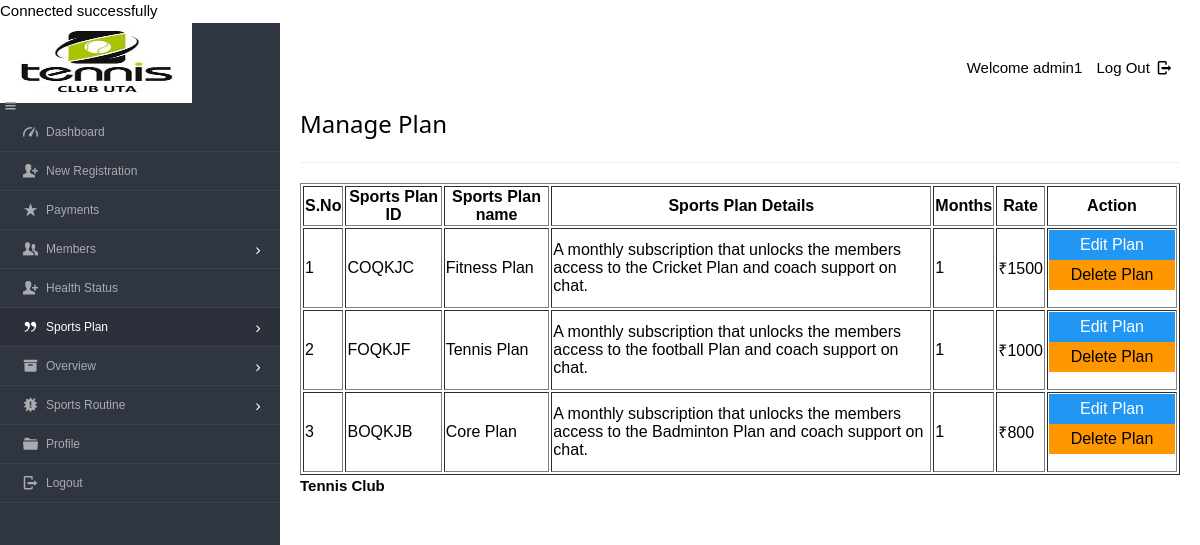
The page /dashboard/admin/view_plan.php (signed in) on the database its author committed.
### tables this page shows
CREATE TABLE `plan` (
`pid` varchar(8),
`planName` varchar(20),
`description` varchar(200),
`validity` varchar(20),
`amount` int(10) NOT NULL,
`active` varchar(255),
PRIMARY KEY (`pid`) USING BTREE,
INDEX `pid`(`pid`) USING BTREE
);

### dashboard/admin/view_plan.php (the view, shortened to what this page needs)
<?php
require '../../include/db_conn.php';
?>
<!DOCTYPE html>
<html lang="en">
<head>
    <link rel="stylesheet" href="../../css/style.css"  id="style-resource-5">
    <link rel="stylesheet" href="../../css/dashMain.css">
    <link rel="stylesheet" type="text/css" href="../../css/entypo.css">
	<link href="a1style.css" rel="stylesheet" type="text/css">
</head>
     <body class="page-body  page-fade" onload="collapseSidebar()">
    	<div class="page-container sidebar-collapsed" id="navbarcollapse">
		<div class="sidebar-menu">
			<header class="logo1-env">
			<div class="logo1">
				<a href="main.php">
					<img src="logo1.jpg" alt="" width="192" height="80" />
				</a>
			</div>
					<div class="sidebar-collapse" onclick="collapseSidebar()">
				<a href="#" class="sidebar-collapse-icon with-animation">
					<i class="entypo-menu"></i>
				</a>
			</div>
			</header>
    		<?php include('nav.php'); ?>
    	</div>
    		<div class="main-content">
				<div class="row">
					<div class="col-md-6 col-sm-8 clearfix">
					</div>
					<div class="col-md-6 col-sm-4 clearfix hidden-xs">
						<ul class="list-inline links-list pull-right">
							<li>Welcome <?php echo $_SESSION['full_name']; ?>
							</li>
							<li>
								<a href="logout.php">
									Log Out <i class="entypo-logout right"></i>
								</a>
							</li>
						</ul>
					</div>
				</div>
		<h3>Manage Plan</h3>
		<hr />
		<table class="table table-bordered datatable" id="table-1" border=1>
			<thead>
				<tr>
					<th>S.No</th>
					<th>Sports Plan ID</th>
					<th>Sports Plan name</th>
					<th>Sports Plan Details</th>
					<th>Months</th>
					<th>Rate</th>
					<th>Action</th>
				</tr>
			</thead>
				<tbody>
					<?php
					$query  = "select * from plan where active='yes' ORDER BY amount DESC";
					$result = mysqli_query($conn, $query);
					$sno    = 1;
					if (mysqli_affected_rows($conn) != 0) {
					    while ($row = mysqli_fetch_array($result, MYSQLI_ASSOC)) {
					        $msgid = $row['pid'];
					        echo "<tr><td>" . $sno . "</td>";
					        echo "<td>" . $row['pid'] . "</td>";
					        echo "<td>" . $row['planName'] . "</td>";
					        echo "<td width='380'>" . $row['description'] . "</td>";
					        echo "<td>" . $row['validity'] . "</td>";
					        echo "<td>₹" . $row['amount'] . "</td>";
					        $sno++;
					        echo '<td><a href=edit_plan.php?id="'.$row['pid'].'"><input type="button" class="a1-btn a1-blue" id="boxxe" style="width:100%" value="Edit Plan" ></a><form action="del_plan.php" method="post" onSubmit="return ConfirmDelete();"><input type="hidden" name="name" value="' . $msgid .'"/><input type="submit" id="button1" value="Delete Plan" class="a1-btn a1-orange"/></form></td></tr>';
					    }
					}
					?>
				</tbody>
		</table>
<?php include('footer.php'); ?>
    	</div>
    </body>
</html>

### dashboard/admin/nav.php (shortened to what this page needs)
<ul id="main-menu" class="" >
    <li id="dash"><a href="index.php"><i class="entypo-gauge"></i><span>Dashboard</span></a></li>
	<li id="regis"><a href="new_entry.php"><i class="entypo-user-add"></i><span>New Registration</span></a>
	<li id="paymnt"><a href="payments.php"><i class="entypo-star"></i><span>Payments</span></a></li>
	<li class="" id="hassubopen"><a href="#" onclick="memberExpand(1)"><i class="entypo-users"></i><span>Members</span></a>
	</li>
	<li id="health_status"><a href="new_health_status.php"><i class="entypo-user-add"></i><span>Health Status</span></a>
		<li class="" id="planhassubopen"><a href="#" onclick="memberExpand(2)"><i class="entypo-quote"></i><span>Sports Plan</span></a>
	<li class="" id="overviewhassubopen"><a href="#" onclick="memberExpand(3)"><i class="entypo-box"></i><span>Overview</span></a>
	<li class="" id="routinehassubopen"><a href="#" onclick="memberExpand(4)"><i class="entypo-alert"></i><span>Sports Routine</span></a>
	</li>
	<li id="adminprofile"><a href="more-userprofile.php"><i class="entypo-folder"></i><span>Profile</span></a></li>
	<li><a href="logout.php"><i class="entypo-logout"></i><span>Logout</span></a></li>
</ul>

### dashboard/admin/footer.php
<footer class="main"><strong>Tennis Club </strong></footer>

### css/style.css (style rules this page uses)
html { font-size: 62.5%; font-family: sans-serif; }
div { display: block; }
body { font-family: "Noto Sans", sans-serif, "Helvetica Neue", Helvetica, Arial, sans-serif; font-size: 12px; line-height: 1.428571429; display: block; margin: 0; }
*, *:before, *:after { box-sizing: border-box; }
a { text-decoration: none; background: transparent; }
img { vertical-align: middle; }
img { border: 0; }
input, button, select, textarea { font-family: inherit; font-size: inherit; line-height: inherit; }
button, input { line-height: normal; }
button, input, select, textarea { font-family: inherit; font-size: 100%; margin: 0; }
input { background-color: white; cursor: text; padding: 1px; border-width: 2px; border-style: inset; border-color: initial; border-image: initial; }
input, textarea, select, button { text-rendering: auto; color: initial; letter-spacing: normal; word-spacing: normal; text-transform: none; text-indent: 0px; text-shadow: none; display: inline-block; text-align: start; margin: 0em; font: 400 13.3333px Arial; }
button, html input[type="button"], input[type="reset"], input[type="submit"] { cursor: pointer; }
a { color: #373e4a; text-decoration: none; }
a { background: transparent; }
a { color: #373e4a; }
.page-container { position: relative; padding-left: 280px; }
.page-container .sidebar-menu { position: absolute; width: 280px; top: 0; left: 0; bottom: 0; background: #303641; color: #aaabae; z-index: 1; min-height: 796px; box-sizing: border-box; }
.page-container .sidebar-menu #main-menu { list-style: none; margin: 0; padding: 0; margin-bottom: 20px; }
ul, ol { margin-top: 0; margin-bottom: 8.5px; }
ul, menu, dir { display: block; list-style-type: disc; }
.page-container .sidebar-menu #main-menu li { position: relative; margin: 0; font-size: 12px; border-bottom: 1px solid rgba(69, 74, 84, 0.7); }
li { display: list-item; }
.page-container .sidebar-menu #main-menu li a { position: relative; display: block; padding: 10px 20px; color: #aaabae; z-index: 2; transition: color 250ms ease-in-out, background-color 250ms ease-in-out; }
.page-container .sidebar-menu #main-menu li a i { top: 1px; }
.page-container .sidebar-menu #main-menu li i { position: relative; font-size: 15px; margin-right: 5px; }
i, cite, em, var, address, dfn { font-style: italic; }
.page-container .sidebar-menu #main-menu li a span { transition: 350ms opacity ease-in-out; }
.page-container .sidebar-menu #main-menu li.has-sub > a:before { position: relative; content: '\e877'; content: '\e879'; display: inline-block; font-family: 'Entypo'; color: #454a54; color: #FFF; float: right; font-size: 15px; margin-left: 13px; top: 0px; transition: all 300ms ease-in-out; }

### css/entypo.css (style rules this page uses)
[class^="entypo-"]:before, [class*=" entypo-"]:before { font-family: "entypo"; font-style: normal; font-weight: normal; speak: none; display: inline-block; text-decoration: inherit; width: 1em; margin-right: .2em; text-align: center; font-variant: normal; text-transform: none; line-height: 1em; margin-left: .2em; }
.entypo-star:before { content: '\e808'; }
.entypo-users:before { content: '\e80b'; }
.entypo-user-add:before { content: '\e80c'; }
.entypo-menu:before { content: '\e811'; }
.entypo-quote:before { content: '\e833'; }
.entypo-alert:before { content: '\e83f'; }
.entypo-folder:before { content: '\e850'; }
.entypo-box:before { content: '\e852'; }
.entypo-logout:before { content: '\e85d'; }
.entypo-gauge:before { content: '\e8de'; }

### dashboard/admin/view_plan.php (style rules this page uses)
#button1 { width:126px; }
.page-container .sidebar-menu #main-menu li#planhassubopen > a { background-color: #2b303a; color: #ffffff; }

### rows shown on the page
plan: pid "COQKJC", planName "Fitness Plan", description "A monthly subscription that unlocks the members access to the Cricket Plan and coach support on chat.", validity "1", amount "1500"
plan: pid "FOQKJF", planName "Tennis Plan", description "A monthly subscription that unlocks the members access to the football Plan and coach support on chat.", validity "1", amount "1000"
plan: pid "BOQKJB", planName "Core Plan", description "A monthly subscription that unlocks the members access to the Badminton Plan and coach support on chat.", validity "1", amount "800"

### other values the page prints
$_SESSION['full_name'] "admin1"
